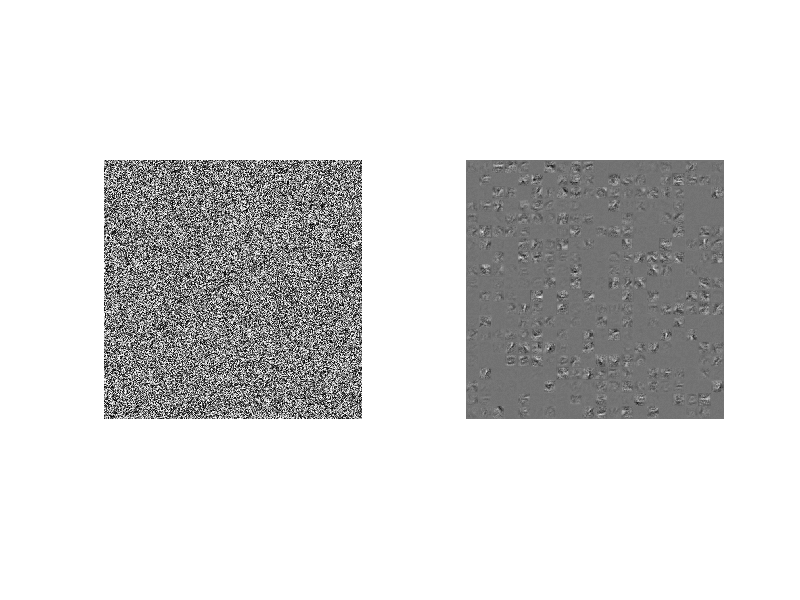

Source code (MATLAB):
clear variables
close all
clc

classes = 26;
layers = [32*32, 400, classes];
% [W0, b0] = InitializeNetwork(layers);
% Weight0=W0{1};
% Before
load nist26_initial_001.mat
W0=W;
b0=b;
Weight0=W0{1};
subplot(1,2,1);
for i=1:size(Weight0,1)
    maps0(:,:,1,i)=reshape(Weight0(i,:),[32 32]);
end
maxall0=max(maps0(:));
minall0=min(maps0(:));
maps_scaled0=(maps0-minall0)/(maxall0-minall0);
montage(maps_scaled0);

% After
load nist26_model_001.mat;
subplot(1,2,2);
Weight=W{1};
for i=1:size(Weight,1)
    maps(:,:,1,i)=reshape(Weight(i,:),[32 32]);
    %mapminmax
end
maxall=max(maps(:));
minall=min(maps(:));
maps_scaled=(maps-minall)/(maxall-minall);
montage(maps_scaled);





